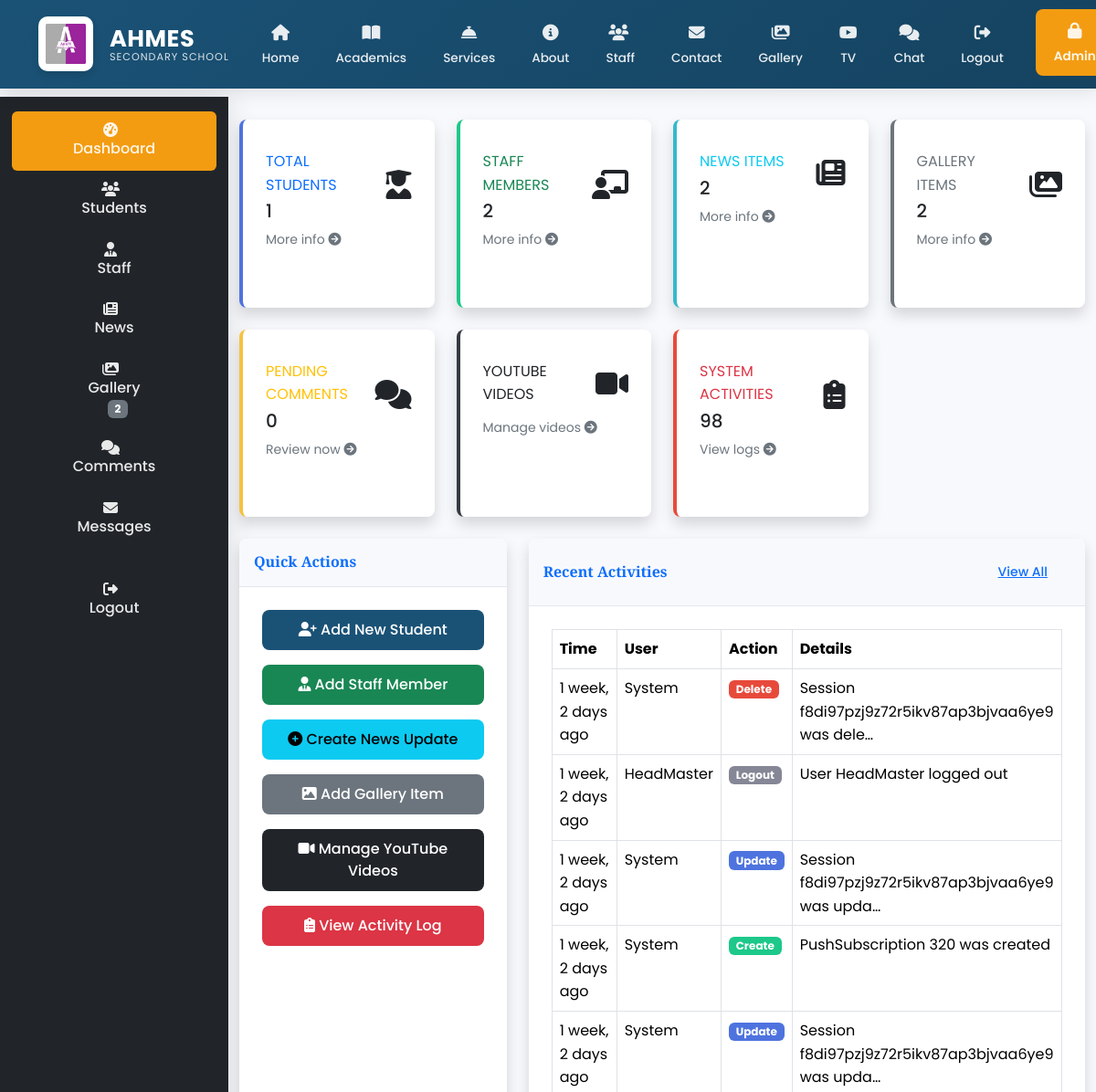
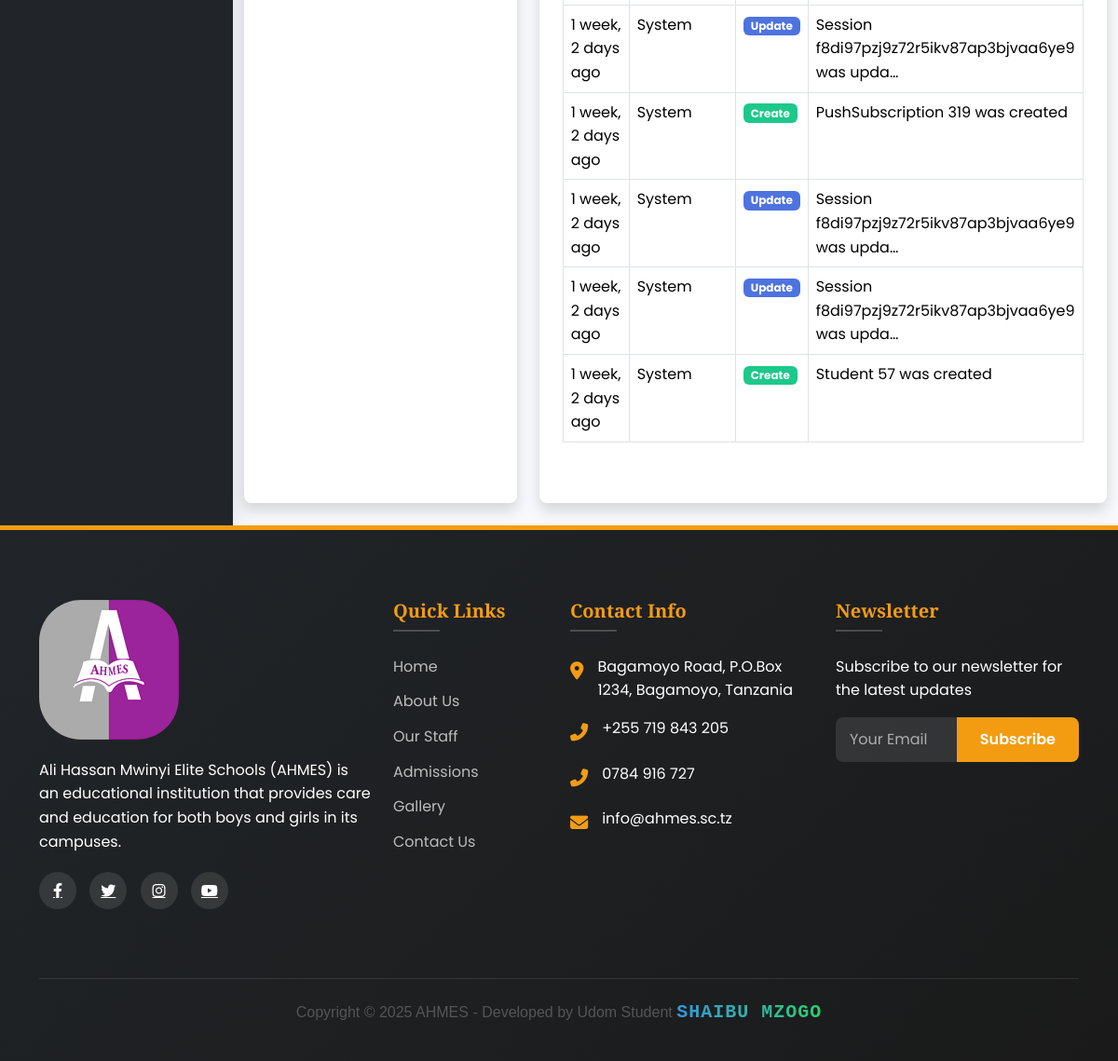
/ad/board/ (signed in), run on the app's committed database (2 pictures, top to bottom).
### main/models.py (models this page shows, shortened)
class ActivityLog(models.Model):
    ACTION_CHOICES = [
        ('CREATE', 'Create'),
        ('UPDATE', 'Update'),
        ('DELETE', 'Delete'),
        ('LOGIN', 'Login'),
        ('LOGOUT', 'Logout'),
        ('LOGIN_FAILED', 'Login Failed'),
        ('PASSWORD_CHANGE', 'Password Change'),
    ]
    user = models.ForeignKey(User, on_delete=models.SET_NULL, null=True, blank=True)
    action = models.CharField(max_length=20, choices=ACTION_CHOICES)
    content_type = models.ForeignKey(ContentType, on_delete=models.SET_NULL, null=True, blank=True)
    object_id = models.CharField(max_length=50, null=True, blank=True)  # Changed to CharField
    content_object = GenericForeignKey('content_type', 'object_id')
    details = models.TextField(blank=True)
    ip_address = models.GenericIPAddressField(null=True, blank=True)
    user_agent = models.CharField(max_length=255, blank=True)
    timestamp = models.DateTimeField(auto_now_add=True)
    class Meta:
        ordering = ['-timestamp']
        verbose_name = 'Activity Log'
        verbose_name_plural = 'Activity Logs'

class User(AbstractUser):
    is_parent = models.BooleanField(default=False)
    is_admin = models.BooleanField(default=False)
    is_staff_member = models.BooleanField(default=False)
    is_student = models.BooleanField(default=False)
    last_activity = models.DateTimeField(null=True, blank=True)
    groups = models.ManyToManyField(
        Group,
        verbose_name=_('groups'),
        blank=True,
        help_text=_(
            'The groups this user belongs to. A user will get all permissions '
            'granted to each of their groups.'
        ),
        related_name="custom_user_set",
        related_query_name="user",
    )
    user_permissions = models.ManyToManyField(
        Permission,
        verbose_name=_('user permissions'),
        blank=True,
        help_text=_('Specific permissions for this user.'),
        related_name="custom_user_set",
        related_query_name="user",
    )
    class Meta:
        swappable = 'AUTH_USER_MODEL'
        db_table = 'auth_user'
    def __str__(self):
        return self.username

### main/views.py (the view)
# urls.py: path('ad/board/', views.admin_dashboard, name='admin_dashboard'),
@login_required
@user_passes_test(is_admin)
def admin_dashboard(request):
    students_count = Student.objects.count()
    staff_count = StaffMember.objects.count()
    news_count = News.objects.count()
    pending_comments = Comment.objects.filter(is_approved=False).count()
    gallery_count = Gallery.objects.count()
    from .models import ActivityLog
    recent_activities = ActivityLog.objects.all().order_by('-timestamp')[:10]
    activities_count = ActivityLog.objects.count()
    return render(request, 'main/admin_dashboard.html', {
        'students_count': students_count,
        'staff_count': staff_count,
        'news_count': news_count,
        'pending_comments': pending_comments,
        'activities_count': activities_count,
        'recent_activities': recent_activities,
        'gallery_count': gallery_count,
    })

### main/context_processors.py (called while the page is built)
def admin_counts(request):
    if request.user.is_authenticated and request.user.is_admin:
        return {
            'pending_comments': Comment.objects.filter(is_approved=False).count(),
            'gallery_count': Gallery.objects.count(),
        }
    return {}

def unread_messages_count(request):
    if request.user.is_authenticated:
        count = Message.objects.filter(
            conversation__participants=request.user,
            is_read=False
        ).exclude(
            sender=request.user
        ).count()
        print(f"DEBUG: Unread messages count for {request.user}: {count}")  # Debug output
        return {'unread_messages_count': count}
    return {}

### main/views.py (called while the page is built)
def is_admin(user):
    return user.is_authenticated and user.is_admin

### main/templates/main/admin_dashboard.html (shortened to what this page needs)
{% extends 'main/base.html' %}
{% load static %}
{% block content %}
<div class="wrapper">
  {% include 'main/sidebar.html' %}
  <div class="main-content">
    <div class="container-fluid">
      <br>
      <div class="row">
        <div class="col-xl-3 col-md-6 mb-4">
          <div class="card border-left-primary shadow h-100 py-2">
            <div class="card-body">
              <div class="row no-gutters align-items-center">
                <div class="col mr-2">
                  <div class="text-xs font-weight-bold text-primary text-uppercase mb-1">
                    Total Students
                  </div>
                  <div class="h5 mb-0 font-weight-bold text-gray-800">
                    {{ students_count }}
                  </div>
                </div>
                <div class="col-auto">
                  <i class="fas fa-user-graduate fa-2x text-gray-300"></i>
                </div>
              </div>
              <a href="{% url 'manage_students' %}" class="small-box-footer mt-2">
                More info <i class="fas fa-arrow-circle-right"></i>
              </a>
            </div>
          </div>
        </div>
        <div class="col-xl-3 col-md-6 mb-4">
          <div class="card border-left-success shadow h-100 py-2">
            <div class="card-body">
              <div class="row no-gutters align-items-center">
                <div class="col mr-2">
                  <div class="text-xs font-weight-bold text-success text-uppercase mb-1">
                    Staff Members
                  </div>
                  <div class="h5 mb-0 font-weight-bold text-gray-800">
                    {{ staff_count }}
                  </div>
                </div>
                <div class="col-auto">
                  <i class="fas fa-chalkboard-teacher fa-2x text-gray-300"></i>
                </div>
              </div>
              <a href="{% url 'manage_staff' %}" class="small-box-footer mt-2">
                More info <i class="fas fa-arrow-circle-right"></i>
              </a>
            </div>
          </div>
        </div>
        <div class="col-xl-3 col-md-6 mb-4">
          <div class="card border-left-info shadow h-100 py-2">
            <div class="card-body">
              <div class="row no-gutters align-items-center">
                <div class="col mr-2">
                  <div class="text-xs font-weight-bold text-info text-uppercase mb-1">
                    News Items
                  </div>
                  <div class="h5 mb-0 font-weight-bold text-gray-800">
                    {{ news_count }}
                  </div>
                </div>
                <div class="col-auto">
                  <i class="fas fa-newspaper fa-2x text-gray-300"></i>
                </div>
              </div>
              <a href="{% url 'manage_news' %}" class="small-box-footer mt-2">
                More info <i class="fas fa-arrow-circle-right"></i>
              </a>
            </div>
          </div>
        </div>
        <div class="col-xl-3 col-md-6 mb-4">
          <div class="card border-left-secondary shadow h-100 py-2">
            <div class="card-body">
              <div class="row no-gutters align-items-center">
                <div class="col mr-2">
                  <div class="text-xs font-weight-bold text-secondary text-uppercase mb-1">
                    Gallery Items
                  </div>
                  <div class="h5 mb-0 font-weight-bold text-gray-800">
                    {{ gallery_count }}
                  </div>
                </div>
                <div class="col-auto">
                  <i class="fas fa-images fa-2x text-gray-300"></i>
                </div>
              </div>
              <a href="{% url 'manage_gallery' %}" class="small-box-footer mt-2">
                More info <i class="fas fa-arrow-circle-right"></i>
              </a>
            </div>
          </div>
        </div>
        <div class="col-xl-3 col-md-6 mb-4">
          <div class="card border-left-warning shadow h-100 py-2">
            <div class="card-body">
              <div class="row no-gutters align-items-center">
                <div class="col mr-2">
                  <div class="text-xs font-weight-bold text-warning text-uppercase mb-1">
                    Pending Comments
                  </div>
                  <div class="h5 mb-0 font-weight-bold text-gray-800">
                    {{ pending_comments }}
                  </div>
                </div>
                <div class="col-auto">
                  <i class="fas fa-comments fa-2x text-gray-300"></i>
                </div>
              </div>
              <a href="{% url 'manage_comments' %}" class="small-box-footer mt-2">
                Review now <i class="fas fa-arrow-circle-right"></i>
              </a>
            </div>
          </div>
        </div>
        <div class="col-xl-3 col-md-6 mb-4">
          <div class="card border-left-dark shadow h-100 py-2">
            <div class="card-body">
              <div class="row no-gutters align-items-center">
                <div class="col mr-2">
                  <div class="text-xs font-weight-bold text-dark text-uppercase mb-1">
                    YouTube Videos
                  </div>
                </div>
                <div class="col-auto">
                  <i class="fas fa-video fa-2x text-gray-300"></i>
                </div>
              </div>
              <a href="{% url 'manage_youtube_videos' %}" class="small-box-footer mt-2">
                Manage videos <i class="fas fa-arrow-circle-right"></i>
              </a>
            </div>
          </div>
        </div>
        <div class="col-xl-3 col-md-6 mb-4">
          <div class="card border-left-danger shadow h-100 py-2">
            <div class="card-body">
              <div class="row no-gutters align-items-center">
                <div class="col mr-2">
                  <div class="text-xs font-weight-bold text-danger text-uppercase mb-1">
                    System Activities
                  </div>
                  <div class="h5 mb-0 font-weight-bold text-gray-800">
                    {{ activities_count }}
                  </div>
                </div>
                <div class="col-auto">
                  <i class="fas fa-clipboard-list fa-2x text-gray-300"></i>
                </div>
              </div>
              <a href="{% url 'activity_log' %}" class="small-box-footer mt-2">
                View logs <i class="fas fa-arrow-circle-right"></i>
              </a>
            </div>
          </div>
        </div>
      </div>
      <div class="row">
        <div class="col-lg-4 mb-4">
          <div class="card shadow mb-4">
            <div class="card-header py-3">
              <h6 class="m-0 font-weight-bold text-primary">Quick Actions</h6>
            </div>
            <div class="card-body">
              <div class="d-grid gap-3">
                <a href="{% url 'add_student' %}" class="btn btn-primary btn-block">
                  <i class="fas fa-user-plus mr-2"></i> Add New Student
                </a>
                <a href="{% url 'add_staff' %}" class="btn btn-success btn-block">
                  <i class="fas fa-user-tie mr-2"></i> Add Staff Member
                </a>
                <a href="{% url 'add_news' %}" class="btn btn-info btn-block">
                  <i class="fas fa-plus-circle mr-2"></i> Create News Update
                </a>
                <a href="{% url 'add_gallery' %}" class="btn btn-secondary btn-block">
                  <i class="fas fa-image mr-2"></i> Add Gallery Item
                </a>
                <a href="{% url 'manage_youtube_videos' %}" class="btn btn-dark btn-block">
                  <i class="fas fa-video mr-2"></i> Manage YouTube Videos
                </a>
                <a href="{% url 'activity_log' %}" class="btn btn-danger btn-block">
                  <i class="fas fa-clipboard-list mr-2"></i> View Activity Log
                </a>
              </div>
            </div>
          </div>
        </div>
        <div class="col-lg-8 mb-4">
          <div class="card shadow mb-4">
            <div class="card-header py-3 d-flex justify-content-between align-items-center">
              <h6 class="m-0 font-weight-bold text-primary">Recent Activities</h6>
              <a href="{% url 'activity_log' %}" class="btn btn-sm btn-link">View All</a>
            </div>
            <div class="card-body">
              <div class="table-responsive">
                <table class="table table-bordered table-hover" width="100%" cellspacing="0">
                  <thead class="thead-light">
                    <tr>
                      <th>Time</th>
                      <th>User</th>
                      <th>Action</th>
                      <th>Details</th>
                    </tr>
                  </thead>
                  <tbody>
                    {% for activity in recent_activities %}
                    <tr>
                      <td>{{ activity.timestamp|timesince }} ago</td>
                      <td>
                        {% if activity.user %}
                          {{ activity.user.username }}
                        {% else %}
                          System
                        {% endif %}
                      </td>
                      <td>
                        <span class="badge
                          {% if activity.action == 'CREATE' %}badge-success
                          {% elif activity.action == 'UPDATE' %}badge-primary
                          {% elif activity.action == 'DELETE' %}badge-danger
                          {% else %}badge-secondary{% endif %}">
                          {{ activity.get_action_display }}
                        </span>
                      </td>
                      <td>{{ activity.details|truncatechars:50 }}</td>
                    </tr>
                    {% empty %}
                    <tr>
                      <td colspan="4" class="text-center">No recent activities</td>
                    </tr>
                    {% endfor %}
                  </tbody>
                </table>
              </div>
            </div>
          </div>
        </div>
      </div>
    </div>
  </div>
</div>
{% endblock %}

### main/templates/main/admin_dashboard.html (style rules this page uses)
:root { --sidebar-width: 250px; --topbar-height: 60px; --primary-color: #1a5276; --primary-dark: #154360; --secondary-color: #f39c12; }
body { background-color: #f8f9fc; }
.wrapper { display: flex; width: 100%; align-items: stretch; }
.main-content { width: 100%; min-height: 100vh; transition: all 0.3s; }
.card { border: none; border-radius: 0.5rem; box-shadow: 0 0.15rem 1.75rem 0 rgba(58, 59, 69, 0.1); }
.card-header { background-color: #f8f9fc; border-bottom: 1px solid #e3e6f0; }
.border-left-primary { border-left: 0.25rem solid #4e73df !important; }
.border-left-success { border-left: 0.25rem solid #1cc88a !important; }
.border-left-info { border-left: 0.25rem solid #36b9cc !important; }
.border-left-secondary { border-left: 0.25rem solid #6c757d !important; }
.border-left-warning { border-left: 0.25rem solid #f6c23e !important; }
.border-left-dark { border-left: 0.25rem solid #343a40 !important; }
.border-left-danger { border-left: 0.25rem solid #e74a3b !important; }
.small-box-footer { display: block; font-size: 0.875rem; color: #6c757d; text-decoration: none; }
.badge-success { background-color: #1cc88a; }
.badge-primary { background-color: #4e73df; }
.badge-danger { background-color: #e74a3b; }
.badge-secondary { background-color: #858796; }

### data on the page
ActivityLog: timestamp "1 week, 2 days", shows "System", action "Delete", details "Session f8di97pzj9z72r5ikv87ap3bjvaa6ye9 was dele…"
ActivityLog: timestamp "1 week, 2 days", user.username "HeadMaster", action "Logout", details "User HeadMaster logged out"
ActivityLog: timestamp "1 week, 2 days", shows "System", action "Update", details "Session f8di97pzj9z72r5ikv87ap3bjvaa6ye9 was upda…"
ActivityLog: timestamp "1 week, 2 days", shows "System", action "Create", details "PushSubscription 320 was created"
ActivityLog: timestamp "1 week, 2 days", shows "System", action "Update", details "Session f8di97pzj9z72r5ikv87ap3bjvaa6ye9 was upda…"
ActivityLog: timestamp "1 week, 2 days", shows "System", action "Update", details "Session f8di97pzj9z72r5ikv87ap3bjvaa6ye9 was upda…"
ActivityLog: timestamp "1 week, 2 days", shows "System", action "Create", details "PushSubscription 319 was created"
ActivityLog: timestamp "1 week, 2 days", shows "System", action "Update", details "Session f8di97pzj9z72r5ikv87ap3bjvaa6ye9 was upda…"
ActivityLog: timestamp "1 week, 2 days", shows "System", action "Update", details "Session f8di97pzj9z72r5ikv87ap3bjvaa6ye9 was upda…"
ActivityLog: timestamp "1 week, 2 days", shows "System", action "Create", details "Student 57 was created"

### other printed values
{{ gallery_count }} "2"
{{ students_count }} "1"
{{ staff_count }} "2"
{{ news_count }} "2"
{{ pending_comments }} "0"
{{ activities_count }} "98"
